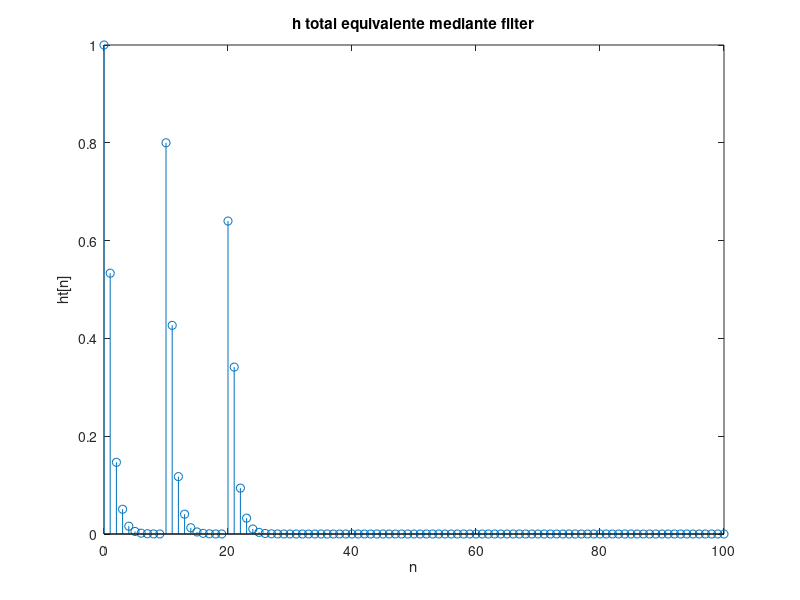

Recreate this plot in MATLAB.
%Sistemas LTI
% e)  Calcula la respuesta al impulso equivlente con filter

clear
close all
n=0:100;

% Implementamos el sistema 
a=[1 -1/5 -1/25];
b=[1 1/3];

d=zeros(size(n));
d(1)=1;
h=filter(b,a,d);

% Apartado 1.e)
bb=[1 zeros(1,9) 0.8 zeros(1,9) 0.64];
aa=[1];
heq2=filter(bb,aa,h);

figure
stem(n,heq2),xlabel('n'),ylabel('ht[n]')
title('h total equivalente mediante filter')


